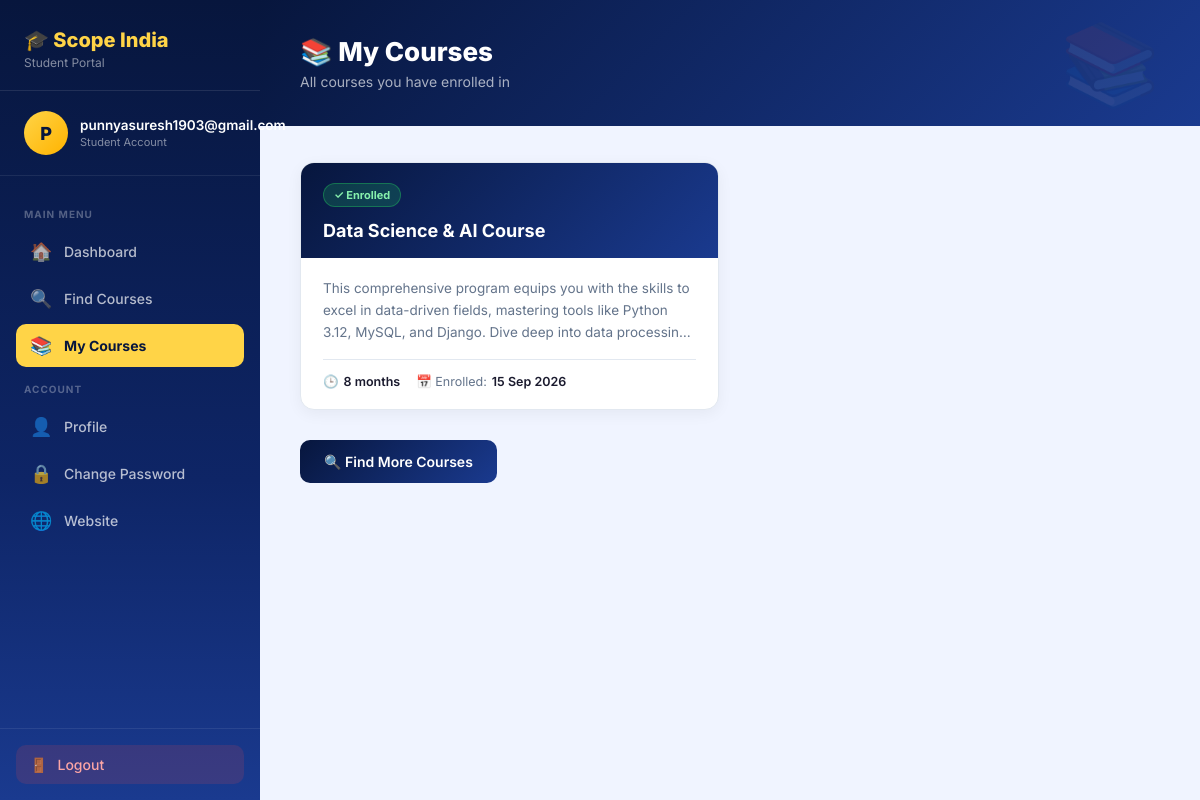
Page /student/picked-courses/ (signed in) on the earlier database version.
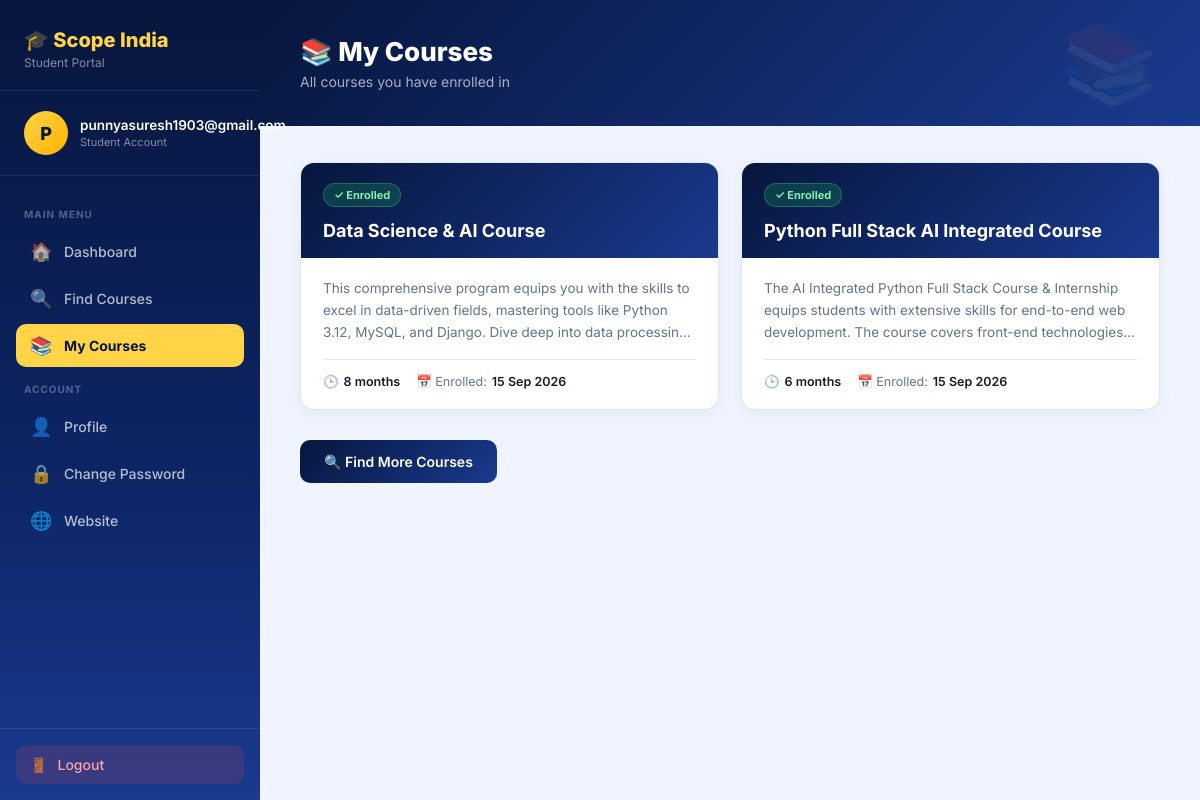
Same page on the later database version.
### StudentLogin/models.py (models this page shows, shortened)
class PickedCourse(models.Model):
    student = models.ForeignKey(
        StudentAccount,
        on_delete=models.CASCADE,
        related_name="picked_courses"
    )
    course = models.ForeignKey(
        CourseList,
        on_delete=models.PROTECT,
        related_name="picked_by_students"
    )
    signed_up_date = models.DateTimeField(auto_now_add=True)
    class Meta:
        constraints = [
            models.UniqueConstraint(
                fields=["student", "course"],
                name="unique_student_course"
            )
        ]

### Courses/models.py (models this page shows, shortened)
class CourseList(models.Model):
    course_name = models.CharField(max_length=100)
    course_duration = models.CharField(max_length=100)
    course_description = models.TextField()
    course_syllabus = models.ManyToManyField(
        Syllabus,
        blank=True,
        related_name="courses"
    )

### StudentLogin/views.py (the view)
# urls.py: path("picked-courses/",views.picked_courses,name="picked_courses"),
@login_required(login_url="student_login")
def picked_courses(request):
    student_account = request.user.student_account
    courses = PickedCourse.objects.filter(
        student=student_account
    ).select_related("course")
    return render(request, "pages/picked_courses.html", {
        "courses": courses,
    })

### templates/pages/picked_courses.html (shortened to what this page needs)
<!DOCTYPE html>
<html lang="en">
<head>
</head>
<body>
    <aside class="sidebar" id="sidebar">
        <div class="sidebar-brand">
            <h2>🎓 Scope India</h2>
            <p>Student Portal</p>
        </div>
        <div class="sidebar-user">
            <div class="user-avatar">{{ request.user.username|first|upper }}</div>
            <div class="user-info">
                <h3>{{ request.user.username }}</h3>
                <p>Student Account</p>
            </div>
        </div>
        <nav class="sidebar-nav">
            <span class="nav-label">Main Menu</span>
            <a href="{% url 'student_dashboard' %}" class="nav-link"><span class="nav-icon">🏠</span> Dashboard</a>
            <a href="{% url 'course_search' %}"     class="nav-link"><span class="nav-icon">🔍</span> Find Courses</a>
            <a href="{% url 'picked_courses' %}"    class="nav-link active"><span class="nav-icon">📚</span> My Courses</a>
            <span class="nav-label">Account</span>
            <a href="{% url 'student_profile' %}"  class="nav-link"><span class="nav-icon">👤</span> Profile</a>
            <a href="{% url 'change_password' %}"  class="nav-link"><span class="nav-icon">🔒</span> Change Password</a>
            <a href="{% url 'home' %}"              class="nav-link"><span class="nav-icon">🌐</span> Website</a>
        </nav>
        <div class="sidebar-footer">
            <a href="{% url 'student_logout' %}" class="logout-btn"><span>🚪</span> Logout</a>
        </div>
    </aside>
    <main class="main">
        <div class="page-header">
            <h1>📚 My Courses</h1>
            <p>All courses you have enrolled in</p>
        </div>
        <div class="content">
            {% if courses %}
                <div class="course-grid">
                    {% for picked_course in courses %}
                    <div class="course-card">
                        <div class="course-card-top">
                            <span class="course-badge">✓ Enrolled</span>
                            <h2 class="course-name">{{ picked_course.course.course_name }}</h2>
                        </div>
                        <div class="course-card-body">
                            <p class="course-desc">
                                {{ picked_course.course.course_description|default:"No description available." }}
                            </p>
                            <div class="course-meta">
                                <span class="meta-item">
                                    🕒 <strong>{{ picked_course.course.course_duration }}</strong>
                                </span>
                                <span class="meta-item">
                                    📅 Enrolled: <strong>{{ picked_course.signed_up_date|date:"d M Y" }}</strong>
                                </span>
                            </div>
                        </div>
                    </div>
                    {% endfor %}
                </div>
                <a href="{% url 'course_search' %}" class="find-more">
                    🔍 Find More Courses
                </a>
            {% endif %}
        </div>
    </main>
</body>
</html>

Differences in the rows shown:
added PickedCourse: course.course_name "Python Full Stack AI Integrated Course", course.course_description "The AI Integrated Python Full Stack Course & Internship equips students with extensive skills for end-to-end web development. The course covers front-end…", course.course_duration "6 months", signed_up_date "15 Sep 2026"
